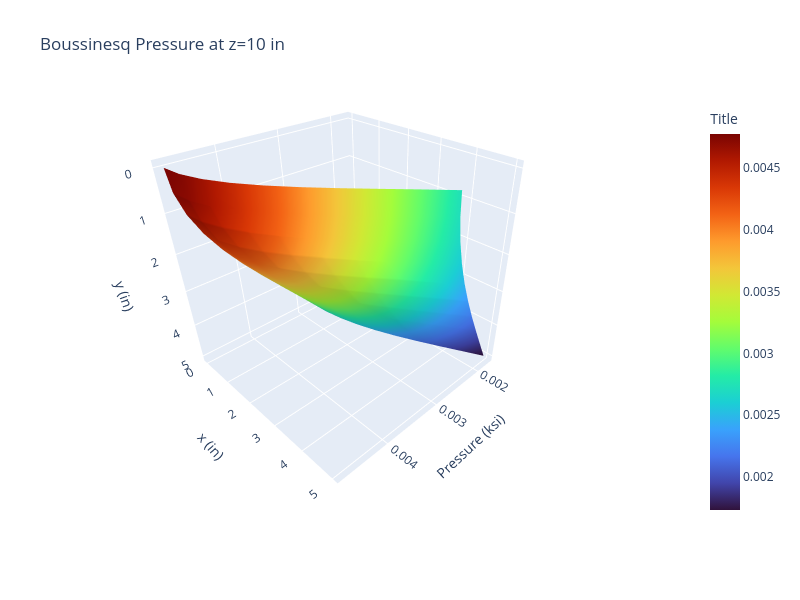

Here is the notebook cell this chart was saved with:
### Code cell
# Get camera output version

camera_override = dict(
    eye=dict(x=1.46, y=1.15, z=1.22),
    center=dict(x=0.19, y=-0.13, z=-0.06),
    up=dict(x=-0.41, y=0.82, z=-0.41)
)
fig = go.Figure(data=[go.Surface(z=z, x=x, y=y, colorscale="Turbo", 
                                 colorbar=dict(title="Title"))])
fig.update_layout(title=f"Boussinesq Pressure at z={z_coordinate} in",
                  width = 800, height=600,
                  scene=dict(
                      camera=camera_override,
                      xaxis_title="x (in)",
                      yaxis_title = "y (in)",
                      zaxis_title = "Pressure (ksi)",
                      yaxis=dict(autorange="reversed")
                    )
                  )
config = {'displayModeBar': True}
fig.show()


# 4. Inject an HTML text container AND the JavaScript listener block
# This finds your latest plot, extracts layout events, and rewrites the <pre> tag text.
display(HTML('''
<div style="margin-top: 15px; font-family: monospace;">
    <h4 style="margin-bottom: 5px; color: #444;">Live Camera Tracker Output:</h4>
    <pre id="camera-output" style="
        background: #f4f4f5; 
        padding: 12px; 
        border: 1px solid #e4e4e7; 
        border-radius: 6px; 
        color: #18181b;
        font-size: 13px;
        line-height: 1.5;
        max-width: 600px;
    ">Rotate or zoom the chart above to extract Python layout code...</pre>
</div>

<script>
setTimeout(() => {
    // Locate the Plotly graph wrapper generated in this cell
    var plots = document.getElementsByClassName('js-plotly-plot');
    if (plots.length > 0) {
        var gd = plots[plots.length - 1]; 
        var outputContainer = document.getElementById('camera-output');
        
        // Listen to the native layout change event
        gd.on('plotly_relayout', function(eventData) {
            if (eventData && eventData['scene.camera']) {
                var cam = eventData['scene.camera'];
                
                // Construct the clean, copy-pasteable configuration block
                var codeString = `scene_camera = dict(\\n` +
                                 `    eye=dict(x=${cam.eye.x.toFixed(2)}, y=${cam.eye.y.toFixed(2)}, z=${cam.eye.z.toFixed(2)}),\\n` +
                                 `    center=dict(x=${cam.center.x.toFixed(2)}, y=${cam.center.y.toFixed(2)}, z=${cam.center.z.toFixed(2)}),\\n` +
                                 `    up=dict(x=${cam.up.x.toFixed(2)}, y=${cam.up.y.toFixed(2)}, z=${cam.up.z.toFixed(2)})\\n` +
                                 `)`;
                
                // Safely update the inline text area element
                outputContainer.innerText = codeString;
            }
        });
    }
}, 1000);
</script>
'''))

### Figure 1 — Plotly figure (JSON) as saved in the notebook; plotly's stock layout.template omitted (floating-point values rounded to 4 significant figures)
{"data": [{"colorbar": {"title": {"text": "Title"}}, "colorscale": [[0.0, "#30123b"], [0.07143, "#4145ab"], [0.1429, "#4675ed"], [0.2143, "#39a2fc"], [0.2857, "#1bcfd4"], [0.3571, "#24eca6"], [0.4286, "#61fc6c"], [0.5, "#a4fc3b"], [0.5714, "#d1e834"], [0.6429, "#f3c63a"], [0.7143, "#fe9b2d"], [0.7857, "#f36315"], [0.8571, "#d93806"], [0.9286, "#b11901"], [1.0, "#7a0402"]], "type": "surface", "x": [0.0, 0.5556, 1.111, 1.667, 2.222, 2.778, 3.333, 3.889, 4.444, 5.0], "y": [0.0, 0.5556, 1.111, 1.667, 2.222, 2.778, 3.333, 3.889, 4.444, 5.0], "z": [[0.004775, 0.004738, 0.00463, 0.004459, 0.004233, 0.003965, 0.003669, 0.003358, 0.003042, 0.002733], [0.004738, 0.004702, 0.004595, 0.004425, 0.004202, 0.003937, 0.003644, 0.003335, 0.003023, 0.002716], [0.00463, 0.004595, 0.004492, 0.004327, 0.004111, 0.003854, 0.003569, 0.003269, 0.002965, 0.002667], [0.004459, 0.004425, 0.004327, 0.004171, 0.003965, 0.00372, 0.003449, 0.003163, 0.002873, 0.002587], [0.004233, 0.004202, 0.004111, 0.003965, 0.003773, 0.003545, 0.003291, 0.003023, 0.00275, 0.002481], [0.003965, 0.003937, 0.003854, 0.00372, 0.003545, 0.003335, 0.003102, 0.002855, 0.002603, 0.002353], [0.003669, 0.003644, 0.003569, 0.003449, 0.003291, 0.003102, 0.002891, 0.002667, 0.002437, 0.002209], [0.003358, 0.003335, 0.003269, 0.003163, 0.003023, 0.002855, 0.002667, 0.002466, 0.00226, 0.002054], [0.003042, 0.003023, 0.002965, 0.002873, 0.00275, 0.002603, 0.002437, 0.00226, 0.002077, 0.001894], [0.002733, 0.002716, 0.002667, 0.002587, 0.002481, 0.002353, 0.002209, 0.002054, 0.001894, 0.001733]]}], "layout": {"height": 600, "scene": {"camera": {"center": {"x": 0.19, "y": -0.13, "z": -0.06}, "eye": {"x": 1.46, "y": 1.15, "z": 1.22}, "up": {"x": -0.41, "y": 0.82, "z": -0.41}}, "xaxis": {"title": {"text": "x (in)"}}, "yaxis": {"autorange": "reversed", "title": {"text": "y (in)"}}, "zaxis": {"title": {"text": "Pressure (ksi)"}}}, "title": {"text": "Boussinesq Pressure at z=10 in"}, "width": 800}}
